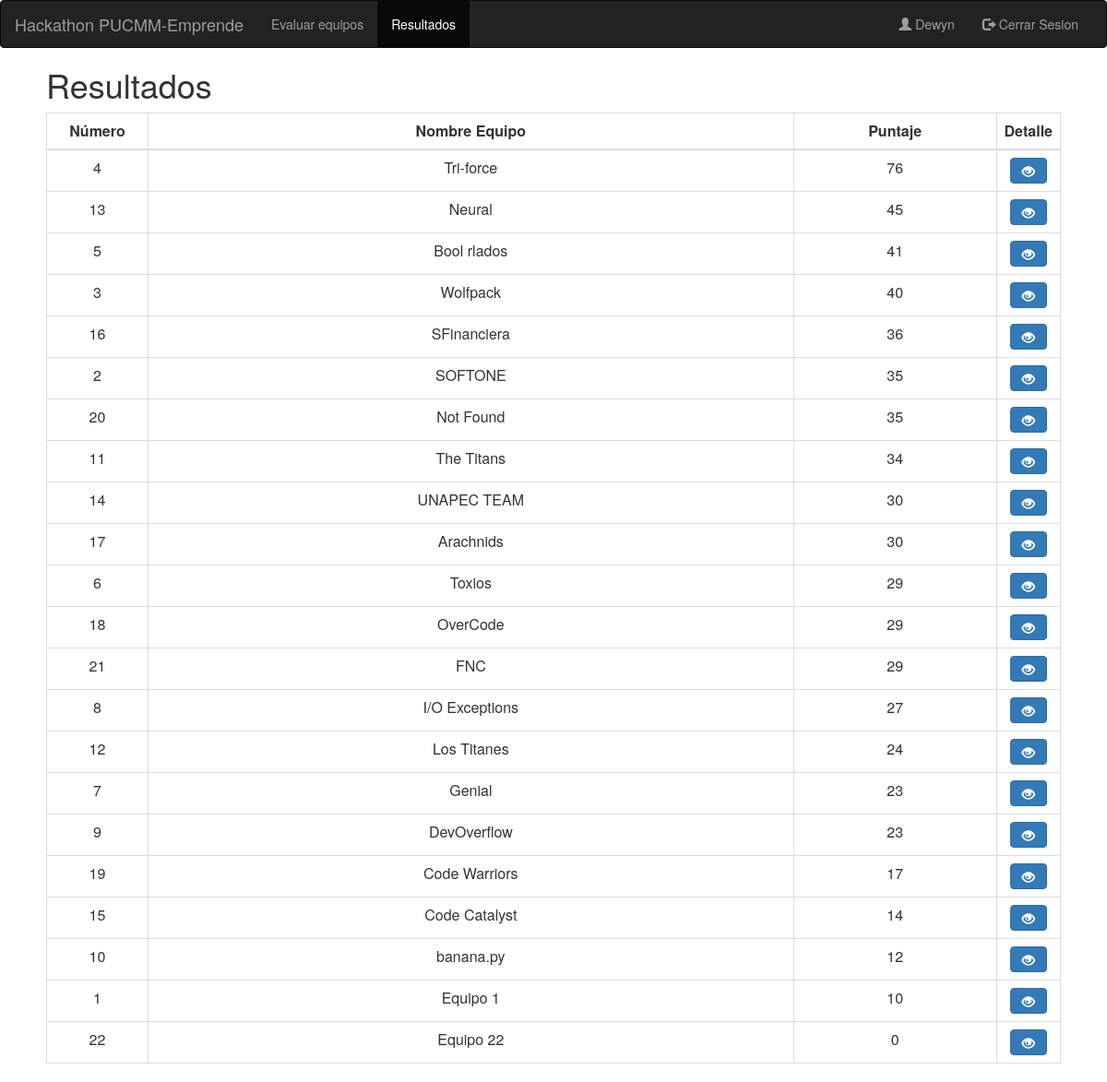
Page /resultados (signed in) on the earlier database version.
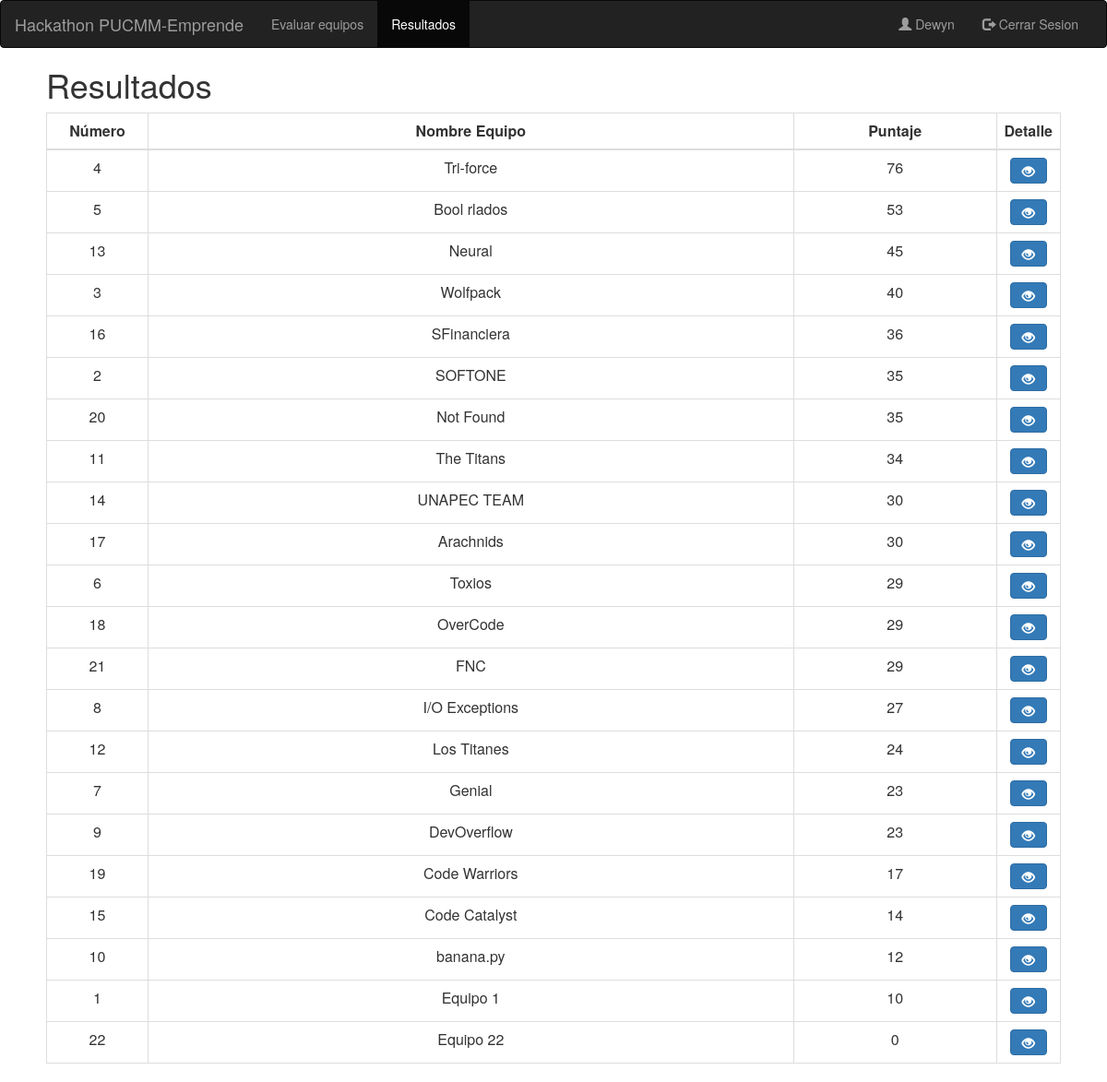
Same page on the later database version.
### evaluacion/models.py (models this page shows, shortened)
class Equipo(models.Model):
    nombre = models.CharField(max_length=15, null=False, blank=False)
    puntuacion = models.IntegerField(default=0)
    habilitado = models.BooleanField(null=False, default=True)

### evaluacion/views.py (the view)
# urls.py: path('resultados', ResultadosEquipos.as_view(), name='resultados'),
class ResultadosEquipos(LoginRequiredMixin, ListView):
    model = Equipo
    template_name = 'resultados.html'
    queryset = Equipo.objects.filter(habilitado=True).order_by('-puntuacion')
    paginate_by = 25
    login_url = settings.LOGIN_URL

### evaluacion/templates/resultados.html (shortened to what this page needs)
<html>
{% load bootstrap3 %}
    {% bootstrap_css %}
{% block navbar %}
    <nav class="navbar navbar-inverse">
        <div class="container-fluid">
            <div class="navbar-header">
                <a class="navbar-brand">Hackathon PUCMM-Emprende</a>
            </div>
            <div class="collapse navbar-collapse" id="myNavbar">
                <ul class="nav navbar-nav">
                    <li><a href="/equipos-evaluar">Evaluar equipos</a></li>
                    <li class="active"><a href="/resultados">Resultados</a></li>
                </ul>
                <ul class="nav navbar-nav navbar-right">
                    <li><a href="#"><span class="glyphicon glyphicon-user"></span> {{ user.get_username | capfirst }}
                    </a></li>
                    <li><a href="/logout"><span class="glyphicon glyphicon-log-out"></span> Cerrar Sesion</a></li>
                </ul>
            </div>
        </div>
    </nav>
{% endblock %}
{% block content %}
    <div class="list-group" style="margin-left: 50px; margin-right: 50px;">
        <h1>Resultados</h1>
        <table class="table table-bordered">
            <thead>
            <tr>
                <td class="text-center"><b>Número</b></td>
                <td class="text-center"><b>Nombre Equipo</b></td>
                <td class="text-center"><b>Puntaje</b></td>
                <td class="text-center"><b>Detalle</b></td>
            </tr>
            </thead>
            <tbody>
            {% for e in object_list %}
                <tr>
                    <td class="text-center" width="10%">{{ e.pk }}</td>
                    <td class="text-center">{{ e.nombre }}</td>
                    <td width="20%" class="text-center">{{ e.puntuacion }}</td>
                    <td width="5%" class="text-center"><a class="btn btn-primary" href="/detalle-puntos/{{ e.id }}">
                        <span class="glyphicon glyphicon-eye-open"></span></a></td>
                </tr>
            {% endfor %}
            </tbody>
        </table>
    </div>
{% endblock %}
</html>

Differences in the rows shown:
changed Equipo "Bool rlados": puntuacion "41" → "53"; moves up the list
